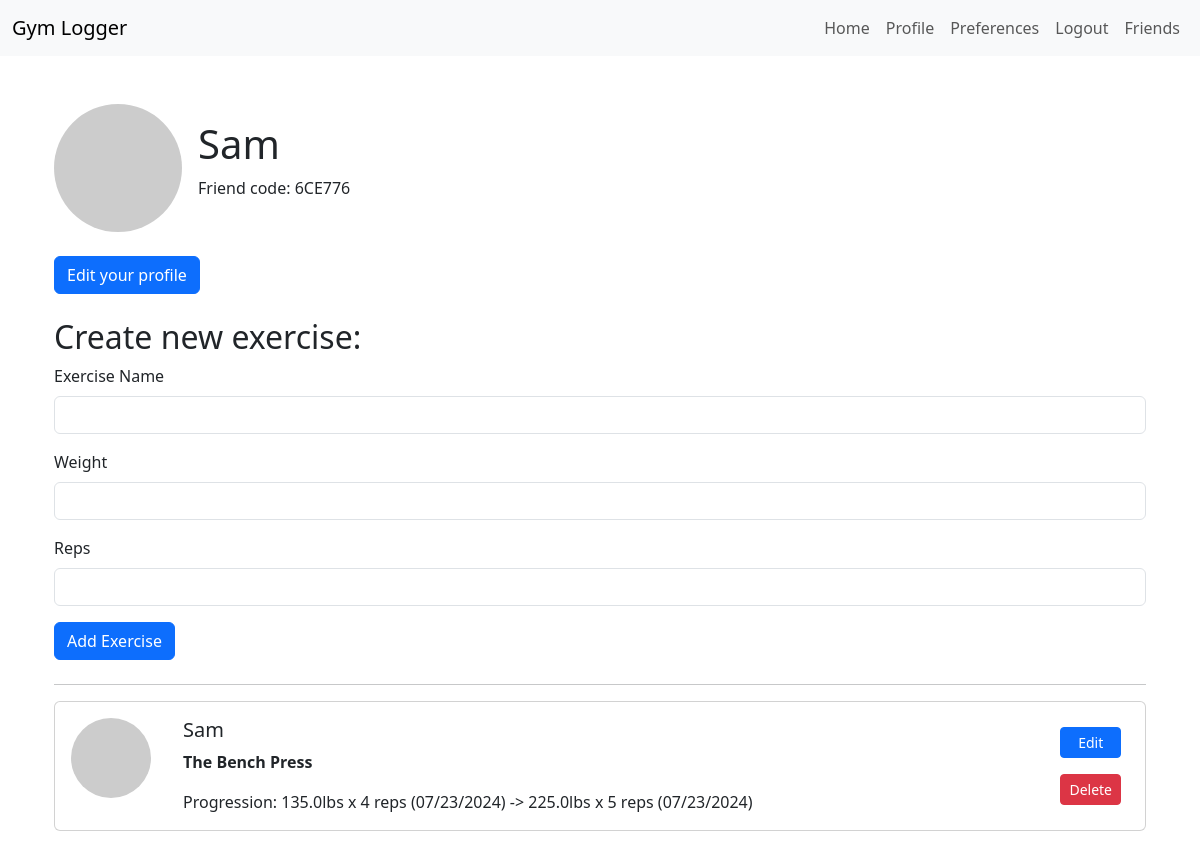
The app's page /profile/2 (signed in) with its own data.
### app/models.py (models this page shows, shortened)
class User(UserMixin, db.Model):
    __tablename__ = 'user'
    id: so.Mapped[int] = so.mapped_column(primary_key=True)
    username: so.Mapped[str] = so.mapped_column(sa.String(64), index=True, unique=True)
    email: so.Mapped[str] = so.mapped_column(sa.String(120), index=True, unique=True)
    password_hash: so.Mapped[Optional[str]] = so.mapped_column(sa.String(256))
    exercises: so.WriteOnlyMapped[List['Exercise']] = so.relationship('Exercise', back_populates='author', lazy='dynamic')
    weight_unit: so.Mapped[str] = so.mapped_column(sa.String(3), default='lbs')
    date_display: so.Mapped[str] = so.mapped_column(sa.String(10), default='%m/%d/%Y')
    friend_code: so.Mapped[str] = so.mapped_column(sa.String(6), index=True, unique=True, default=lambda: User.generate_friend_code())
    friends: so.WriteOnlyMapped[List['User']] = so.relationship(
        'User', secondary='friendship',
        primaryjoin=id == friendship.c.user_id,
        secondaryjoin=id == friendship.c.friend_id,
        backref='friend_of'
    )
    is_public: so.Mapped[bool] = so.mapped_column(sa.Boolean, default=False)
    def avatar(self, size):
        digest = md5(self.email.lower().encode('utf-8')).hexdigest()
        return f'https://www.gravatar.com/avatar/{digest}?d=identicon&s={size}'

class Exercise(db.Model):
    __tablename__ = 'exercises'
    id: so.Mapped[int] = so.mapped_column(primary_key=True)
    exercise_name: so.Mapped[str] = so.mapped_column(sa.String(100))
    user_id: so.Mapped[int] = so.mapped_column(sa.Integer, sa.ForeignKey(User.id), index=True)
    author: so.Mapped[User] = so.relationship('User', back_populates='exercises')
    progressions: so.Mapped[List['Progression']] = so.relationship('Progression', back_populates='exercise', lazy=True, order_by='Progression.id', cascade='all, delete-orphan')
    def progression(self):
        progression_list = []
        for progression in self.progressions:
            progression_list.append(f'{progression.weight}{self.author.weight_unit} x {progression.rep} reps ({progression.simplified_date()})')
        return ' -> '.join(progression_list)

class Progression(db.Model):
    __tablename__ = 'progressions'
    id: so.Mapped[int] = so.mapped_column(sa.Integer, primary_key=True)
    rep: so.Mapped[int] = so.mapped_column(sa.Integer)
    weight: so.Mapped[float] = so.mapped_column(sa.Float, default=0)
    date: so.Mapped[datetime] = so.mapped_column(sa.DateTime(timezone=True), default=datetime.now(timezone.utc))
    exercise_id: so.Mapped[int] = so.mapped_column(sa.Integer, sa.ForeignKey(Exercise.id), index=True)
    exercise: so.Mapped[Exercise] = so.relationship('Exercise', back_populates='progressions')
    def simplified_date(self):
        return self.date.strftime(self.exercise.author.date_display)

### app/routes.py (the view, shortened to what this page needs)
@app.route('/profile/<int:user_id>', methods=['GET', 'POST'])
@login_required
def profile(user_id):
    if user_id == current_user.id:
        form = ExerciseForm()
        query = current_user.exercises.select()
        exercises = db.session.scalars(query).all()
        return render_template('profile.html', user=current_user, exercises=exercises, form=form)

### app/forms.py
class ExerciseForm(FlaskForm):
    exercise_name = StringField('Exercise Name', validators=[DataRequired()])
    weight = FloatField('Weight', validators=[InputRequired(), weight_check])
    reps = IntegerField('Reps', validators=[InputRequired(), reps_check])
    submit = SubmitField('Add Exercise')

### app/models.py (called while the page is built)
@login.user_loader
def load_user(id):
    return db.session.get(User, int(id))

### app/templates/profile.html (shortened to what this page needs)
{% extends "base.html" %}
{% block content %}
<div class="container mt-5">
    <div class="d-flex align-items-center mb-4">
        <img src="{{ user.avatar(128) }}" alt="{{ user.username }}" class="rounded-circle me-3" width="128" height="128">
        <div>
            <h1>{{ user.username }}</h1>
            <p>Friend code: {{ user.friend_code }}</p>
        </div>
    </div>
    {% if user == current_user %}
    <div class="mb-4">
        <a href="{{ url_for('edit_profile') }}" class="btn btn-primary">Edit your profile</a>
    </div>
    <div class="mb-4">
        <h2>Create new exercise:</h2>
        <form method="POST" action="{{ url_for('profile', user_id=user.id) }}">
            <div class="mb-3">
                {{ form.exercise_name.label(class="form-label") }}
                {{ form.exercise_name(class="form-control", size=32) }}
            </div>
            <div class="mb-3">
                {{ form.weight.label(class="form-label") }}
                {{ form.weight(class="form-control", size=32) }}
            </div>
            <div class="mb-3">
                {{ form.reps.label(class="form-label") }}
                {{ form.reps(class="form-control", size=32) }}
            </div>
            <div class="mb-3">
                {{ form.submit(class="btn btn-primary") }}
            </div>
        </form>
    </div>
    {% endif %}
    <hr>
    <div>
        {% if exercises|length > 0 %}
            {% for exercise in exercises %}
                {% include '_exercise.html' %}
            {% endfor %}
        {% else %}
        <p>No exercises created.</p>
        {% endif %}
    </div>
</div>
{% endblock %}

### app/templates/_exercise.html
    <div class="card mb-3">
        <div class="row g-0">
            <div class="col-auto">
                <img src="{{ exercise.author.avatar(36) }}" class="img-fluid rounded-circle m-3" alt="Avatar">
            </div>
            <div class="col">
                <div class="card-body">
                    <h5 class="card-title">{{ exercise.author.username }}</h5>
                    <p class="card-text"><strong>{{ exercise.exercise_name }}</strong></p>
                    <p class="card-text">Progression: {{ exercise.progression() }}</p>
                </div>
            </div>
            {% if exercise.author == current_user %}
            <div class="col-auto d-flex flex-column align-item-centers justify-content-center me-4">
                <a href="{{ url_for('edit_exercise', exercise_id=exercise.id) }}" class="btn btn-sm btn-primary w-100 mb-3">Edit</a>
                <form action="{{ url_for('delete_exercise', exercise_id=exercise.id) }}" method="post" class="mb-0">
                    <button type="submit" class="btn btn-sm btn-danger w-100">Delete</button>
                </form>
            </div>
            {% endif %}
        </div>
    </div>

### records on screen
User: username "Sam", friend_code "6CE776"
Exercise: author.username "Sam", exercise_name "The Bench Press", progression "135.0lbs x 4 reps (07/23/2024) -> 225.0lbs x 5 reps (07/23/2024)"
